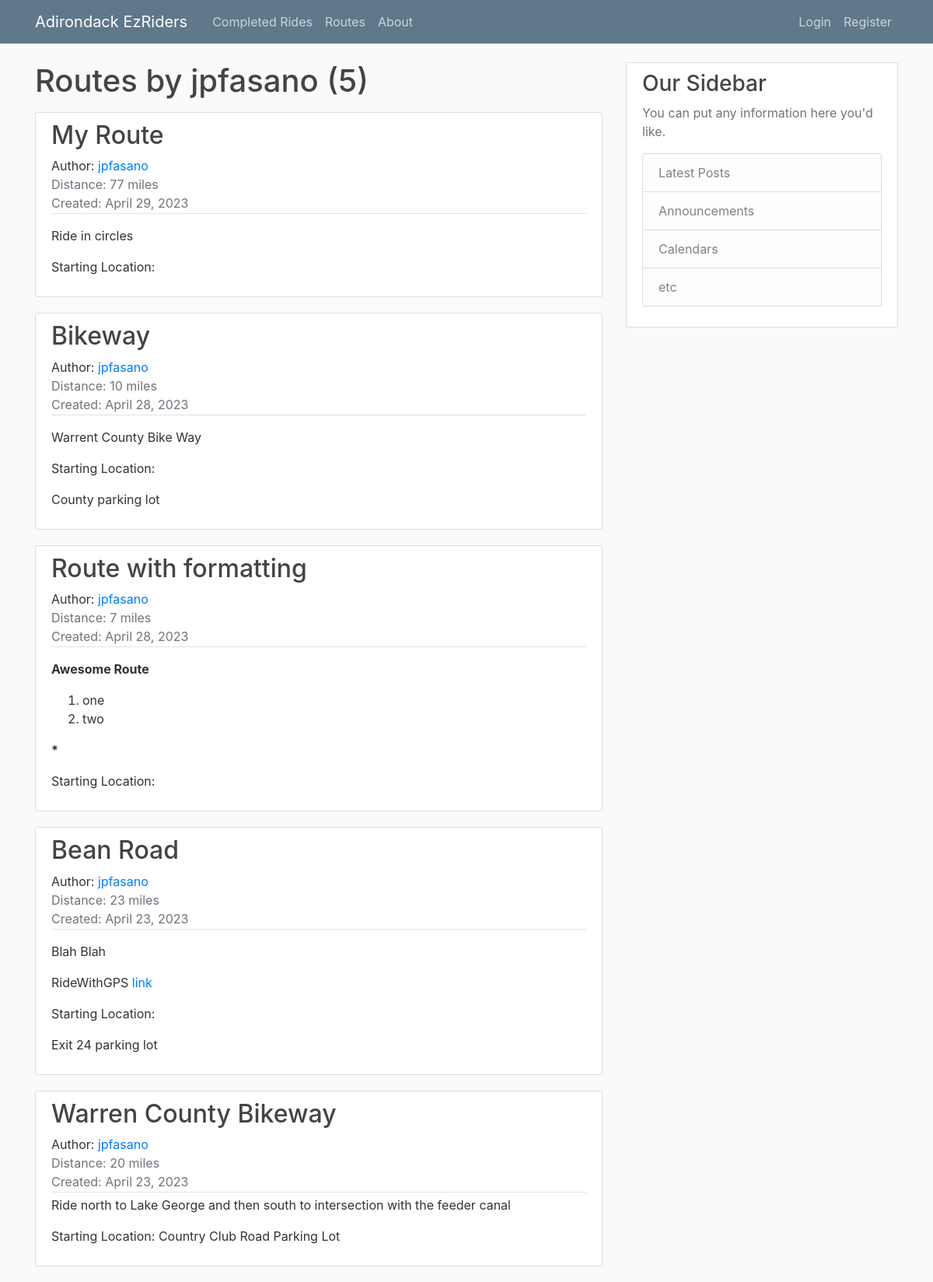
Page /routes/user/jpfasano on the committed database.
### routes/models.py (models this page shows, shortened)
class Route(models.Model):
    route_name = models.CharField(max_length=100)
    description = RichTextField(blank=True, null=True)
    date_posted = models.DateTimeField(default=timezone.now)
    distance = models.PositiveSmallIntegerField()
    start_location = RichTextField(blank=True, null=True)
    author = models.ForeignKey(User, blank=True, null=True, on_delete=models.SET_NULL)

### routes/views.py (the view)
# urls.py: path('user/<str:username>', UserRoutesListView.as_view(), name='user-routes'),
class UserRoutesListView(ListView):
    model = Route
    template_name = 'routes/user_routes.html'  # <app>/<model>_<viewtype>.html
    context_object_name = 'routes'
    paginate_by = 5
    def get_queryset(self):
        user = get_object_or_404(User, username=self.kwargs.get('username'))
        return Route.objects.filter(author=user).order_by('-date_posted')

### routes/templates/routes/user_routes.html (shortened to what this page needs)
{% extends "base.html" %}
{% block content %}
    <h1 class="mb-3">Routes by {{ view.kwargs.username }} ({{ page_obj.paginator.count}})</h1>
    {% for route in routes %}
        <article class="media content-section">
          <div class="media-body">
            <h2><a class="article-title" href="{% url 'route-detail' route.id %}">{{ route.route_name }}</a></h2>
            <div class="article-metadata">
              Author: <a class="mr-2" href="{% url 'user-routes' route.author.username  %}">{{ route.author }}</a>
              <div class="text-muted">Distance: {{  route.distance }} miles</div>
              <div class="text-muted">Created: {{ route.date_posted|date:"F d, Y" }}</div>
            </div>
            <p class="article-content">{{ route.description|safe }}</p>
            <p class="article-content">Starting Location: {{ route.start_location|safe }}</p>
          </div>
        </article>
    {% endfor %}
{% endblock content %}

### static/main.css (style rules this page uses)
body { background: #fafafa; color: #333333; margin-top: 5rem; }
h1, h2, h3, h4, h5, h6 { color: #444444; }
.content-section { background: #ffffff; padding: 10px 20px; border: 1px solid #dddddd; border-radius: 3px; margin-bottom: 20px; }
.article-title { color: #444444; }
.article-content { white-space: pre-line; }
.article-metadata { padding-bottom: 1px; margin-bottom: 4px; border-bottom: 1px solid #e3e3e3 }

### rows in the picture
Route: route_name "My Route", author "jpfasano", distance "77", date_posted "April 29, 2023", description "Ride in circles"
Route: route_name "Bikeway", author "jpfasano", distance "10", date_posted "April 28, 2023", description "Warrent County Bike Way", start_location "County parking lot"
Route: route_name "Route with formatting", author "jpfasano", distance "7", date_posted "April 28, 2023", description "Awesome Route one two *"
Route: route_name "Bean Road", author "jpfasano", distance "23", date_posted "April 23, 2023", description "Blah Blah RideWithGPS link", start_location "Exit 24 parking lot"
Route: route_name "Warren County Bikeway", author "jpfasano", distance "20", date_posted "April 23, 2023", description "Ride north to Lake George and then south to intersection with the feeder canal", start_location "Country Club Road Parking Lot"

### other values in the picture
{{ view.kwargs.username }} "jpfasano"
{{ page_obj.paginator.count }} "5"
